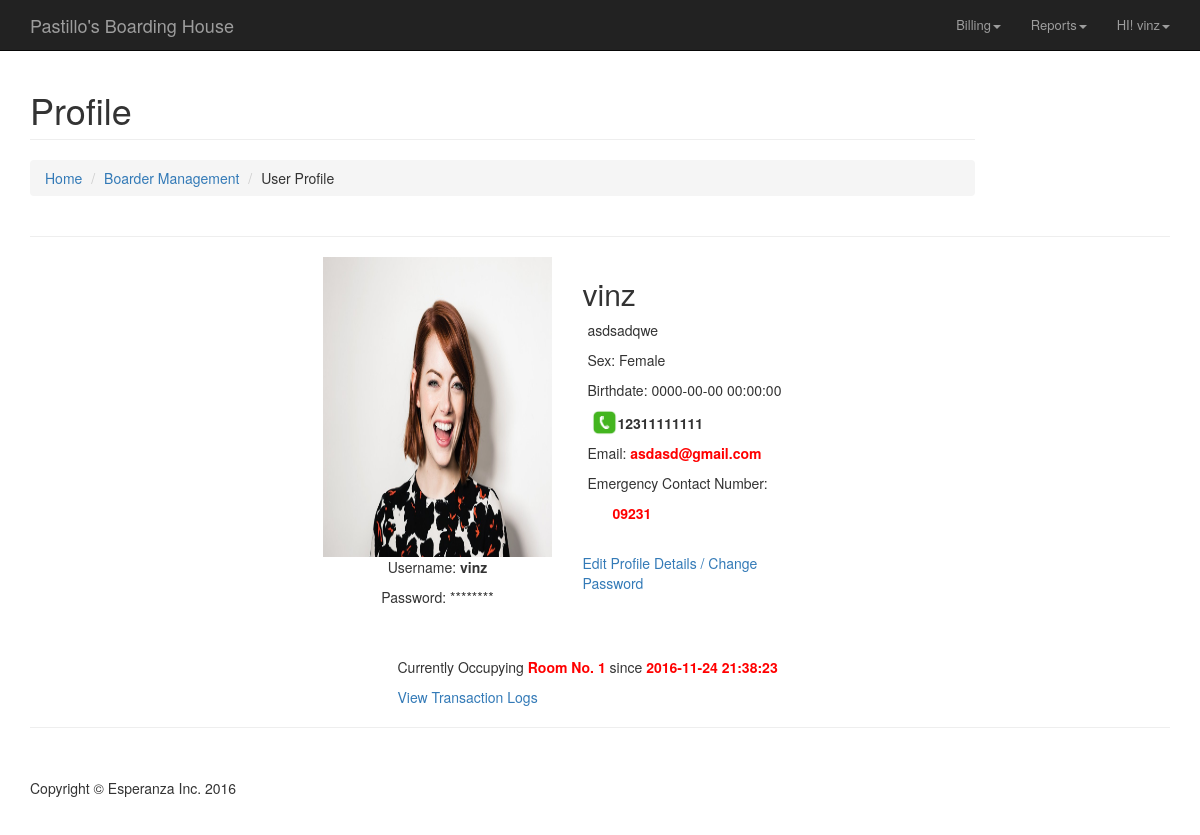
Screenshot of /boarder_management/userprof.php?id=1 (signed in) with the database file from the repository.
### tables this page shows
CREATE TABLE `tenant` (
  `tenantID` int(11) NOT NULL,
  `fname` varchar(32) NOT NULL,
  `lname` varchar(32) NOT NULL,
  `address` varchar(128) NOT NULL,
  `contactNum` varchar(16) NOT NULL,
  `username` varchar(32) NOT NULL,
  `passwrd` char(40) NOT NULL,
  `gender` int(11) NOT NULL,
  `birthDate` datetime NOT NULL,
  `emergencyContactNum` varchar(16) NOT NULL,
  `emailAddress` varchar(64) NOT NULL,
  `dateStart` datetime NOT NULL,
  `displayPic` varchar(64) NOT NULL,
  `roomID` int(11) NOT NULL
);

### _includes/functions.php (called while the page is built, shortened)
<?php
	function int2Gender($gender) {
		switch($gender) {
			case 2:
				$result = "Female";
				break;
		}
		return $result;
	}
?>

### boarder_management/userprof.php (the view, shortened to what this page needs)
<?php
	include '../_includes/functions.php';
	$tenantID = $_GET['id'];
	$query = "SELECT * FROM tenant WHERE tenantID='$tenantID'";
	$result = mysql_query($query) or die(mysql_error());
	$row = mysql_fetch_array($result);
	$gender = $row['gender'];
	$bdate = $row['birthDate'];
	$contactNo = $row['contactNum'];
	$email = $row['emailAddress'];
	$emergencyContact = $row['emergencyContactNum'];
	$roomID = $row['roomID'];
	$dateStart = $row['dateStart'];
	$displayPic = $row['displayPic'];
	$username = $row['username'];
	$address = $row['address'];
?>
<html lang="en">
<head>
    <link href="../_css/bootstrap.min.css" rel="stylesheet">
    <link href="../_css/modern-business.css" rel="stylesheet">
    <link href="../_font-awesome/css/font-awesome.min.css" rel="stylesheet" type="text/css">
</head>
<body>
    <?php include_once("../_includes/navbar.php"); ?>
    <div class="container">
        <div class="row">
            <div class="col-lg-10">
                <h1 class="page-header">Profile</h1>
                <ol class="breadcrumb">
                    <li><a href="#">Home</a></li>
                    <li><a href="boarder.php">Boarder Management</a></li>
                    <li>User Profile</li>
                </ol>
            </div>
        </div>
        <hr>
        <div class="row">
        <div class="col-sm-3"></div>
            <div class="col-md-8">
                    <div class="row">
                        <div class="col-md-4">
                            <img style="width: 250px; height: 300px; float: left;" class="img-responsive img-hover" src="../_images/<?php echo $displayPic; ?>" alt="<?php echo $displayPic; ?>">
                            <p style="text-align: center;">Username: <span style="font-weight: bold;"><?php echo $username; ?></span></p>
                            <p style="text-align: center;">Password: ********</p>
                        </div>
                        <div class="col-md-4">
                            <h2><?php echo $name; ?></h2>
            				<p><span style="margin-left: 5px;"><?php echo $address; ?></span></p>
                            <p><span style="margin-left: 5px;">Sex: <?php echo int2Gender($gender); ?></span></p>
                            <p><span style="margin-left: 5px;">Birthdate: <?php echo $bdate; ?></span></p>
                            <img src="../_images/phone.png" class="img-responsive img-hover" style="width: 25px; height: 25px; float: left; margin-left: 10px">
                            <p style="margin-top: 13px; margin-left: 30px;"><strong><?php echo $contactNo; ?></strong></p>
                            <p><span style="margin-left: 5px;">Email: <span style="color: red; font-weight: bold;"><?php echo $email; ?></span></span></p>
                            <p><span style="margin-left: 5px;">Emergency Contact Number:</span></p>
                            <p><span style="margin-left: 30px;"><span style="color: red; font-weight: bold;"><?php echo $emergencyContact; ?></span></span></p>
                            <br>
                            <a href="editprofile.php?id=<?php echo $tenantID; ?>">Edit Profile Details / Change Password</a>
                        </div>
                    </div>
                    <br>
                    <br>
                    <div style="margin-left: 10%">
                        <p>Currently Occupying <span style="font-weight: bold; color: red">Room No. <?php echo $roomID; ?></span> since <span style="font-weight: bold; color: red"><?php echo $dateStart; ?></span></p>
                        <a href="#">View Transaction Logs</a><br>
                    </div>
                </div>
            </div>
        <hr>
        <footer>
            <div class="row">
                <div class="col-lg-12">
                    <p>Copyright &copy; Esperanza Inc. 2016</p>
                </div>
            </div>
        </footer>
    </div>
</body>
</html>

### _css/modern-business.css (style rules this page uses)
html, body { height: 100%; }
body { padding-top: 50px; }
footer { margin: 50px 0; }

### _includes/style-navbar.css (style rules this page uses)
* { -webkit-transition: all 0.4s; -moz-transition: all 0.4s; -ms-transition: all 0.4s; -o-transition: all 0.4s; transition: all 0.4s; }

### rows the page displays
tenant: displayPic (picture), username "vinz", address "asdsadqwe", gender "Female", birthDate "0000-00-00 00:00:00", contactNum "12311111111", emailAddress "asdasd@gmail.com", emergencyContactNum "09231", roomID "1", dateStart "2016-11-24 21:38:23"

### other values shown
$name "vinz"
